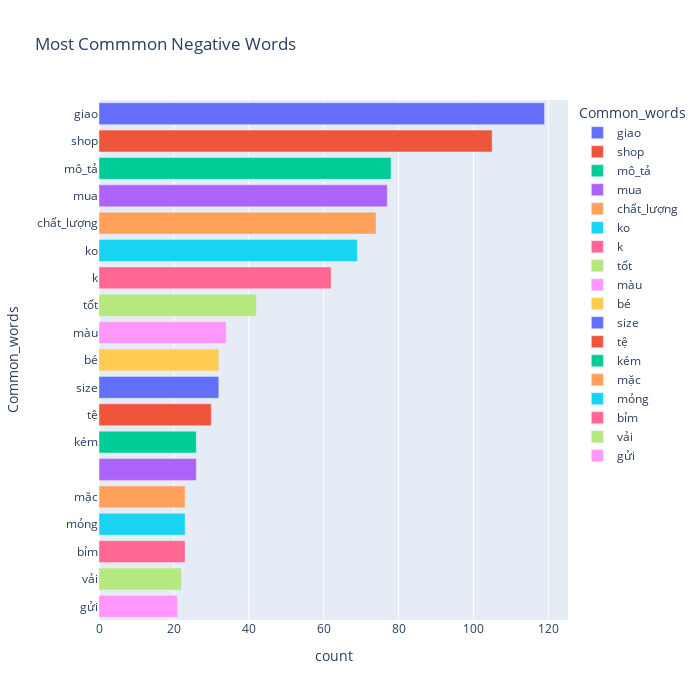

The code cell stored with this chart in its notebook:
### Code cell
fig = px.bar(temp_negative, x="count", y="Common_words", title='Most Commmon Negative Words', orientation='h', 
             width=700, height=700,color='Common_words')
fig.show()

### Figure 1 — Plotly figure (JSON) as saved in the notebook; plotly's stock layout.template omitted (floating-point values rounded to 4 significant figures)
{"data": [{"alignmentgroup": "True", "hovertemplate": "Common_words=%{y}<br>count=%{x}<extra></extra>", "legendgroup": "giao", "marker": {"color": "#636efa", "pattern": {"shape": ""}}, "name": "giao", "offsetgroup": "giao", "orientation": "h", "showlegend": true, "textposition": "auto", "type": "bar", "x": [119], "xaxis": "x", "y": ["giao"], "yaxis": "y"}, {"alignmentgroup": "True", "hovertemplate": "Common_words=%{y}<br>count=%{x}<extra></extra>", "legendgroup": "shop", "marker": {"color": "#EF553B", "pattern": {"shape": ""}}, "name": "shop", "offsetgroup": "shop", "orientation": "h", "showlegend": true, "textposition": "auto", "type": "bar", "x": [105], "xaxis": "x", "y": ["shop"], "yaxis": "y"}, {"alignmentgroup": "True", "hovertemplate": "Common_words=%{y}<br>count=%{x}<extra></extra>", "legendgroup": "mô_tả", "marker": {"color": "#00cc96", "pattern": {"shape": ""}}, "name": "mô_tả", "offsetgroup": "mô_tả", "orientation": "h", "showlegend": true, "textposition": "auto", "type": "bar", "x": [78], "xaxis": "x", "y": ["mô_tả"], "yaxis": "y"}, {"alignmentgroup": "True", "hovertemplate": "Common_words=%{y}<br>count=%{x}<extra></extra>", "legendgroup": "mua", "marker": {"color": "#ab63fa", "pattern": {"shape": ""}}, "name": "mua", "offsetgroup": "mua", "orientation": "h", "showlegend": true, "textposition": "auto", "type": "bar", "x": [77], "xaxis": "x", "y": ["mua"], "yaxis": "y"}, {"alignmentgroup": "True", "hovertemplate": "Common_words=%{y}<br>count=%{x}<extra></extra>", "legendgroup": "chất_lượng", "marker": {"color": "#FFA15A", "pattern": {"shape": ""}}, "name": "chất_lượng", "offsetgroup": "chất_lượng", "orientation": "h", "showlegend": true, "textposition": "auto", "type": "bar", "x": [74], "xaxis": "x", "y": ["chất_lượng"], "yaxis": "y"}, {"alignmentgroup": "True", "hovertemplate": "Common_words=%{y}<br>count=%{x}<extra></extra>", "legendgroup": "ko", "marker": {"color": "#19d3f3", "pattern": {"shape": ""}}, "name": "ko", "offsetgroup": "ko", "orientation": "h", "showlegend": true, "textposition": "auto", "type": "bar", "x": [69], "xaxis": "x", "y": ["ko"], "yaxis": "y"}, {"alignmentgroup": "True", "hovertemplate": "Common_words=%{y}<br>count=%{x}<extra></extra>", "legendgroup": "k", "marker": {"color": "#FF6692", "pattern": {"shape": ""}}, "name": "k", "offsetgroup": "k", "orientation": "h", "showlegend": true, "textposition": "auto", "type": "bar", "x": [62], "xaxis": "x", "y": ["k"], "yaxis": "y"}, {"alignmentgroup": "True", "hovertemplate": "Common_words=%{y}<br>count=%{x}<extra></extra>", "legendgroup": "tốt", "marker": {"color": "#B6E880", "pattern": {"shape": ""}}, "name": "tốt", "offsetgroup": "tốt", "orientation": "h", "showlegend": true, "textposition": "auto", "type": "bar", "x": [42], "xaxis": "x", "y": ["tốt"], "yaxis": "y"}, {"alignmentgroup": "True", "hovertemplate": "Common_words=%{y}<br>count=%{x}<extra></extra>", "legendgroup": "màu", "marker": {"color": "#FF97FF", "pattern": {"shape": ""}}, "name": "màu", "offsetgroup": "màu", "orientation": "h", "showlegend": true, "textposition": "auto", "type": "bar", "x": [34], "xaxis": "x", "y": ["màu"], "yaxis": "y"}, {"alignmentgroup": "True", "hovertemplate": "Common_words=%{y}<br>count=%{x}<extra></extra>", "legendgroup": "bé", "marker": {"color": "#FECB52", "pattern": {"shape": ""}}, "name": "bé", "offsetgroup": "bé", "orientation": "h", "showlegend": true, "textposition": "auto", "type": "bar", "x": [32], "xaxis": "x", "y": ["bé"], "yaxis": "y"}, {"alignmentgroup": "True", "hovertemplate": "Common_words=%{y}<br>count=%{x}<extra></extra>", "legendgroup": "size", "marker": {"color": "#636efa", "pattern": {"shape": ""}}, "name": "size", "offsetgroup": "size", "orientation": "h", "showlegend": true, "textposition": "auto", "type": "bar", "x": [32], "xaxis": "x", "y": ["size"], "yaxis": "y"}, {"alignmentgroup": "True", "hovertemplate": "Common_words=%{y}<br>count=%{x}<extra></extra>", "legendgroup": "tệ", "marker": {"color": "#EF553B", "pattern": {"shape": ""}}, "name": "tệ", "offsetgroup": "tệ", "orientation": "h", "showlegend": true, "textposition": "auto", "type": "bar", "x": [30], "xaxis": "x", "y": ["tệ"], "yaxis": "y"}, {"alignmentgroup": "True", "hovertemplate": "Common_words=%{y}<br>count=%{x}<extra></extra>", "legendgroup": "kém", "marker": {"color": "#00cc96", "pattern": {"shape": ""}}, "name": "kém", "offsetgroup": "kém", "orientation": "h", "showlegend": true, "textposition": "auto", "type": "bar", "x": [26], "xaxis": "x", "y": ["kém"], "yaxis": "y"}, {"alignmentgroup": "True", "hovertemplate": "Common_words=%{y}<br>count=%{x}<extra></extra>", "legendgroup": "", "marker": {"color": "#ab63fa", "pattern": {"shape": ""}}, "name": "", "offsetgroup": "", "orientation": "h", "showlegend": false, "textposition": "auto", "type": "bar", "x": [26], "xaxis": "x", "y": [""], "yaxis": "y"}, {"alignmentgroup": "True", "hovertemplate": "Common_words=%{y}<br>count=%{x}<extra></extra>", "legendgroup": "mặc", "marker": {"color": "#FFA15A", "pattern": {"shape": ""}}, "name": "mặc", "offsetgroup": "mặc", "orientation": "h", "showlegend": true, "textposition": "auto", "type": "bar", "x": [23], "xaxis": "x", "y": ["mặc"], "yaxis": "y"}, {"alignmentgroup": "True", "hovertemplate": "Common_words=%{y}<br>count=%{x}<extra></extra>", "legendgroup": "mỏng", "marker": {"color": "#19d3f3", "pattern": {"shape": ""}}, "name": "mỏng", "offsetgroup": "mỏng", "orientation": "h", "showlegend": true, "textposition": "auto", "type": "bar", "x": [23], "xaxis": "x", "y": ["mỏng"], "yaxis": "y"}, {"alignmentgroup": "True", "hovertemplate": "Common_words=%{y}<br>count=%{x}<extra></extra>", "legendgroup": "bỉm", "marker": {"color": "#FF6692", "pattern": {"shape": ""}}, "name": "bỉm", "offsetgroup": "bỉm", "orientation": "h", "showlegend": true, "textposition": "auto", "type": "bar", "x": [23], "xaxis": "x", "y": ["bỉm"], "yaxis": "y"}, {"alignmentgroup": "True", "hovertemplate": "Common_words=%{y}<br>count=%{x}<extra></extra>", "legendgroup": "vải", "marker": {"color": "#B6E880", "pattern": {"shape": ""}}, "name": "vải", "offsetgroup": "vải", "orientation": "h", "showlegend": true, "textposition": "auto", "type": "bar", "x": [22], "xaxis": "x", "y": ["vải"], "yaxis": "y"}, {"alignmentgroup": "True", "hovertemplate": "Common_words=%{y}<br>count=%{x}<extra></extra>", "legendgroup": "gửi", "marker": {"color": "#FF97FF", "pattern": {"shape": ""}}, "name": "gửi", "offsetgroup": "gửi", "orientation": "h", "showlegend": true, "textposition": "auto", "type": "bar", "x": [21], "xaxis": "x", "y": ["gửi"], "yaxis": "y"}], "layout": {"barmode": "relative", "height": 700, "legend": {"title": {"text": "Common_words"}, "tracegroupgap": 0}, "title": {"text": "Most Commmon Negative Words"}, "width": 700, "xaxis": {"anchor": "y", "domain": [0, 1], "title": {"text": "count"}}, "yaxis": {"anchor": "x", "categoryarray": ["gửi", "vải", "bỉm", "mỏng", "mặc", "", "kém", "tệ", "size", "bé", "màu", "tốt", "k", "ko", "chất_lượng", "mua", "mô_tả", "shop", "giao"], "categoryorder": "array", "domain": [0, 1], "title": {"text": "Common_words"}}}}
